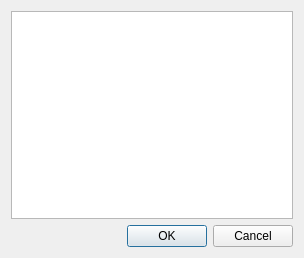
<?xml version="1.0" encoding="UTF-8"?>
<ui version="4.0">
 <class>PropertiesDialog</class>
 <widget class="QDialog" name="PropertiesDialog">
  <property name="geometry">
   <rect>
    <x>0</x>
    <y>0</y>
    <width>304</width>
    <height>258</height>
   </rect>
  </property>
  <property name="windowTitle">
   <string>Properties</string>
  </property>
  <layout class="QVBoxLayout" name="verticalLayout">
   <item>
    <widget class="Tiled::Internal::PropertiesView" name="propertiesView">
     <property name="editTriggers">
      <set>QAbstractItemView::AnyKeyPressed|QAbstractItemView::DoubleClicked|QAbstractItemView::EditKeyPressed</set>
     </property>
     <property name="selectionMode">
      <enum>QAbstractItemView::ExtendedSelection</enum>
     </property>
     <property name="rootIsDecorated">
      <bool>false</bool>
     </property>
     <property name="uniformRowHeights">
      <bool>true</bool>
     </property>
     <property name="itemsExpandable">
      <bool>false</bool>
     </property>
     <property name="expandsOnDoubleClick">
      <bool>false</bool>
     </property>
    </widget>
   </item>
   <item>
    <widget class="QDialogButtonBox" name="buttonBox">
     <property name="orientation">
      <enum>Qt::Horizontal</enum>
     </property>
     <property name="standardButtons">
      <set>QDialogButtonBox::Cancel|QDialogButtonBox::Ok</set>
     </property>
    </widget>
   </item>
  </layout>
 </widget>
 <customwidgets>
  <customwidget>
   <class>Tiled::Internal::PropertiesView</class>
   <extends>QTreeView</extends>
   <header>propertiesview.h</header>
  </customwidget>
 </customwidgets>
 <resources/>
 <connections>
  <connection>
   <sender>buttonBox</sender>
   <signal>accepted()</signal>
   <receiver>PropertiesDialog</receiver>
   <slot>accept()</slot>
   <hints>
    <hint type="sourcelabel">
     <x>248</x>
     <y>254</y>
    </hint>
    <hint type="destinationlabel">
     <x>157</x>
     <y>274</y>
    </hint>
   </hints>
  </connection>
  <connection>
   <sender>buttonBox</sender>
   <signal>rejected()</signal>
   <receiver>PropertiesDialog</receiver>
   <slot>reject()</slot>
   <hints>
    <hint type="sourcelabel">
     <x>316</x>
     <y>260</y>
    </hint>
    <hint type="destinationlabel">
     <x>286</x>
     <y>274</y>
    </hint>
   </hints>
  </connection>
 </connections>
</ui>
